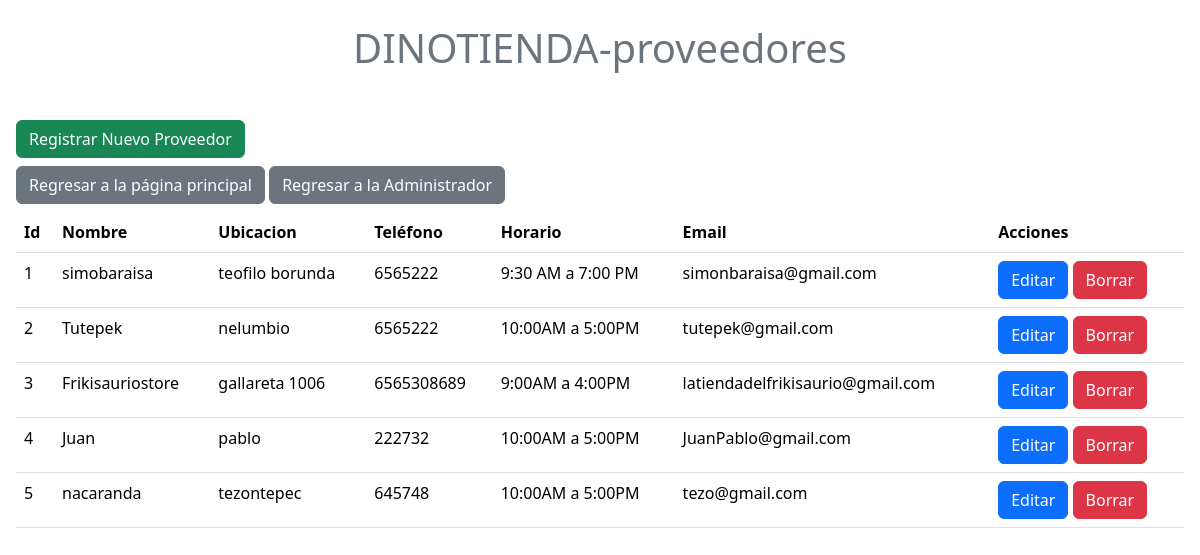
The app's page /a_pr.php with its own data.
### tables this page shows
CREATE TABLE `proveedores` (
  `id_prov` int(11) NOT NULL,
  `nombre` varchar(20) NOT NULL,
  `ubicacion` varchar(20) NOT NULL,
  `telf` varchar(20) NOT NULL,
  `horario` varchar(20) NOT NULL,
  `email` varchar(200) NOT NULL
);

### a_pr.php (the view, shortened to what this page needs)
<!DOCTYPE html>
<html lang="es">
<head>
    <link href="https://cdn.jsdelivr.net/npm/bootstrap@5.3.3/dist/css/bootstrap.min.css" rel="stylesheet">
</head>
<body>
    <h1 class="text-center text-secondary font-weight-bold p-4">DINOTIENDA-proveedores</h1>
    <?php
    include("db.php");
    $sql = $conn->query("SELECT * FROM proveedores");
    ?>
    <div class="p-3 table-responsive">
        <button type="button" class="btn btn-success mb-2" data-bs-toggle="modal" data-bs-target="#exampleModal">
            Registrar Nuevo Proveedor
        </button>
        <div class="login-box">
            <a href="index.php" class="btn btn-secondary mb-2">Regresar a la página principal</a>
            <a href="admin.php" class="btn btn-secondary mb-2">Regresar a la Administrador</a>
        </div>
        <table class="table table-hover">
            <thead class="bg-dark text-white">
                <tr>
                    <th scope="col">Id</th>
                    <th scope="col">Nombre</th>
                    <th scope="col">Ubicacion</th>
                    <th scope="col">Teléfono</th>
                    <th scope="col">Horario</th>
                    <th scope="col">Email</th>
                    <th scope="col">Acciones</th>
                </tr>
            </thead>
            <tbody>
                <?php
                while ($row = $sql->fetch_assoc()) {
                ?>
                    <tr>
                        <td><?php echo $row['id_prov']; ?></td>
                        <td><?php echo $row['nombre']; ?></td>
                        <td><?php echo $row['ubicacion']; ?></td>
                        <td><?php echo $row['telf']; ?></td>
                        <td><?php echo $row['horario']; ?></td>
                        <td><?php echo $row['email']; ?></td>
                        <td>
                            <a href="editar_pr.php?id_prov=<?php echo $row['id_prov']; ?>" class="btn btn-primary">Editar</a>
                            <a href="borrar_pr.php?id_prov=<?php echo $row['id_prov']; ?>" class="btn btn-danger">Borrar</a>
                        </td>
                    </tr>
                <?php
                }
                ?>
            </tbody>
        </table>
    </div>
</body>
</html>

### records on screen
proveedores: id_prov "1", nombre "simobaraisa", ubicacion "teofilo borunda", telf "6565222", horario "9:30 AM a 7:00 PM", email "simonbaraisa@gmail.com"
proveedores: id_prov "2", nombre "Tutepek", ubicacion "nelumbio", telf "6565222", horario "10:00AM a 5:00PM", email "tutepek@gmail.com"
proveedores: id_prov "3", nombre "Frikisauriostore", ubicacion "gallareta 1006", telf "6565308689", horario "9:00AM a 4:00PM", email "latiendadelfrikisaurio@gmail.com"
proveedores: id_prov "4", nombre "Juan", ubicacion "pablo", telf "222732", horario "10:00AM a 5:00PM", email "JuanPablo@gmail.com"
proveedores: id_prov "5", nombre "nacaranda", ubicacion "tezontepec", telf "645748", horario "10:00AM a 5:00PM", email "tezo@gmail.com"
